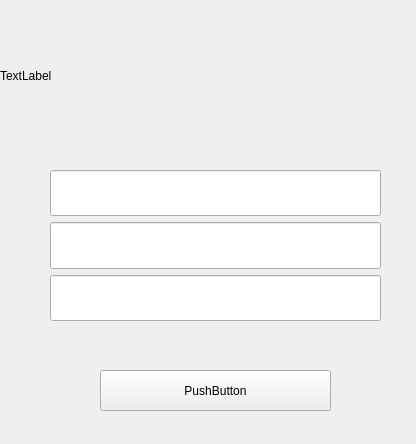
<?xml version="1.0" encoding="UTF-8"?>
<ui version="4.0">
 <class>Form</class>
 <widget class="QWidget" name="Form">
  <property name="geometry">
   <rect>
    <x>0</x>
    <y>0</y>
    <width>416</width>
    <height>444</height>
   </rect>
  </property>
  <property name="sizePolicy">
   <sizepolicy hsizetype="Preferred" vsizetype="Preferred">
    <horstretch>0</horstretch>
    <verstretch>0</verstretch>
   </sizepolicy>
  </property>
  <property name="windowTitle">
   <string>Form</string>
  </property>
  <widget class="QPushButton" name="pushButton">
   <property name="geometry">
    <rect>
     <x>100</x>
     <y>370</y>
     <width>231</width>
     <height>41</height>
    </rect>
   </property>
   <property name="text">
    <string>PushButton</string>
   </property>
  </widget>
  <widget class="QLabel" name="label">
   <property name="geometry">
    <rect>
     <x>0</x>
     <y>0</y>
     <width>411</width>
     <height>151</height>
    </rect>
   </property>
   <property name="text">
    <string>TextLabel</string>
   </property>
  </widget>
  <widget class="QWidget" name="">
   <property name="geometry">
    <rect>
     <x>50</x>
     <y>170</y>
     <width>331</width>
     <height>151</height>
    </rect>
   </property>
   <layout class="QVBoxLayout" name="verticalLayout">
    <item>
     <widget class="QLineEdit" name="lineEdit">
      <property name="sizePolicy">
       <sizepolicy hsizetype="Preferred" vsizetype="Expanding">
        <horstretch>0</horstretch>
        <verstretch>1</verstretch>
       </sizepolicy>
      </property>
     </widget>
    </item>
    <item>
     <widget class="QLineEdit" name="lineEdit_2">
      <property name="sizePolicy">
       <sizepolicy hsizetype="Expanding" vsizetype="Expanding">
        <horstretch>0</horstretch>
        <verstretch>1</verstretch>
       </sizepolicy>
      </property>
     </widget>
    </item>
    <item>
     <widget class="QLineEdit" name="lineEdit_3">
      <property name="sizePolicy">
       <sizepolicy hsizetype="Preferred" vsizetype="Expanding">
        <horstretch>0</horstretch>
        <verstretch>1</verstretch>
       </sizepolicy>
      </property>
      <property name="minimumSize">
       <size>
        <width>0</width>
        <height>0</height>
       </size>
      </property>
     </widget>
    </item>
   </layout>
  </widget>
 </widget>
 <resources/>
 <connections/>
</ui>
